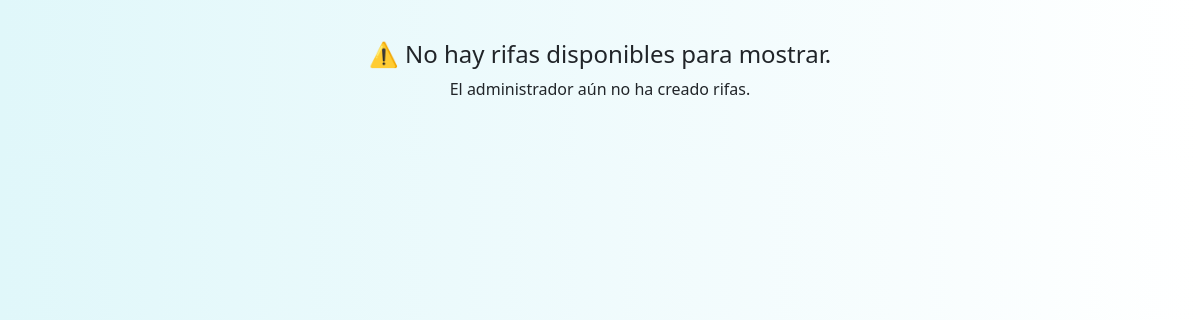
Page /admin/panel-compras-admin/Geicajoyas (signed in) on the earlier database version.
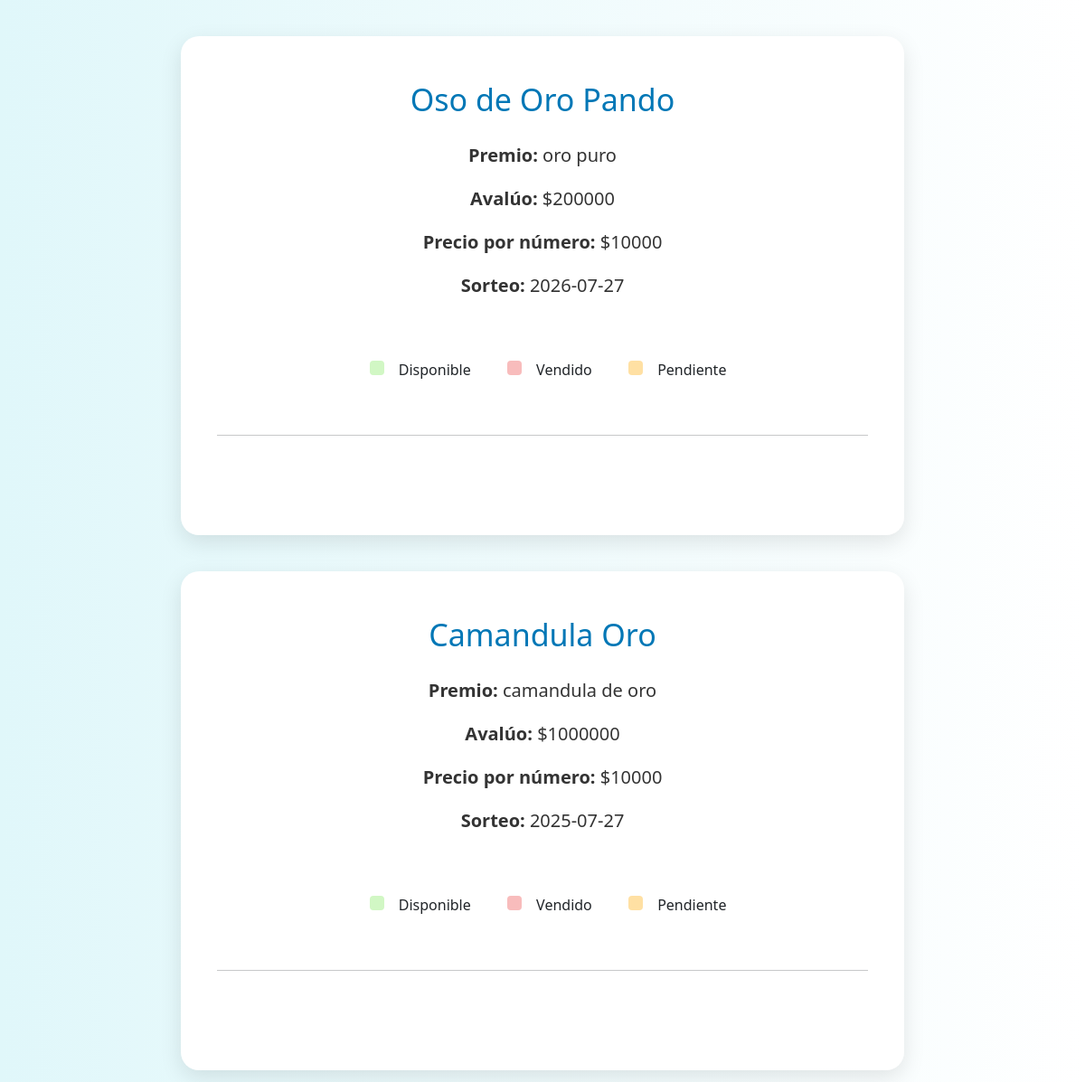
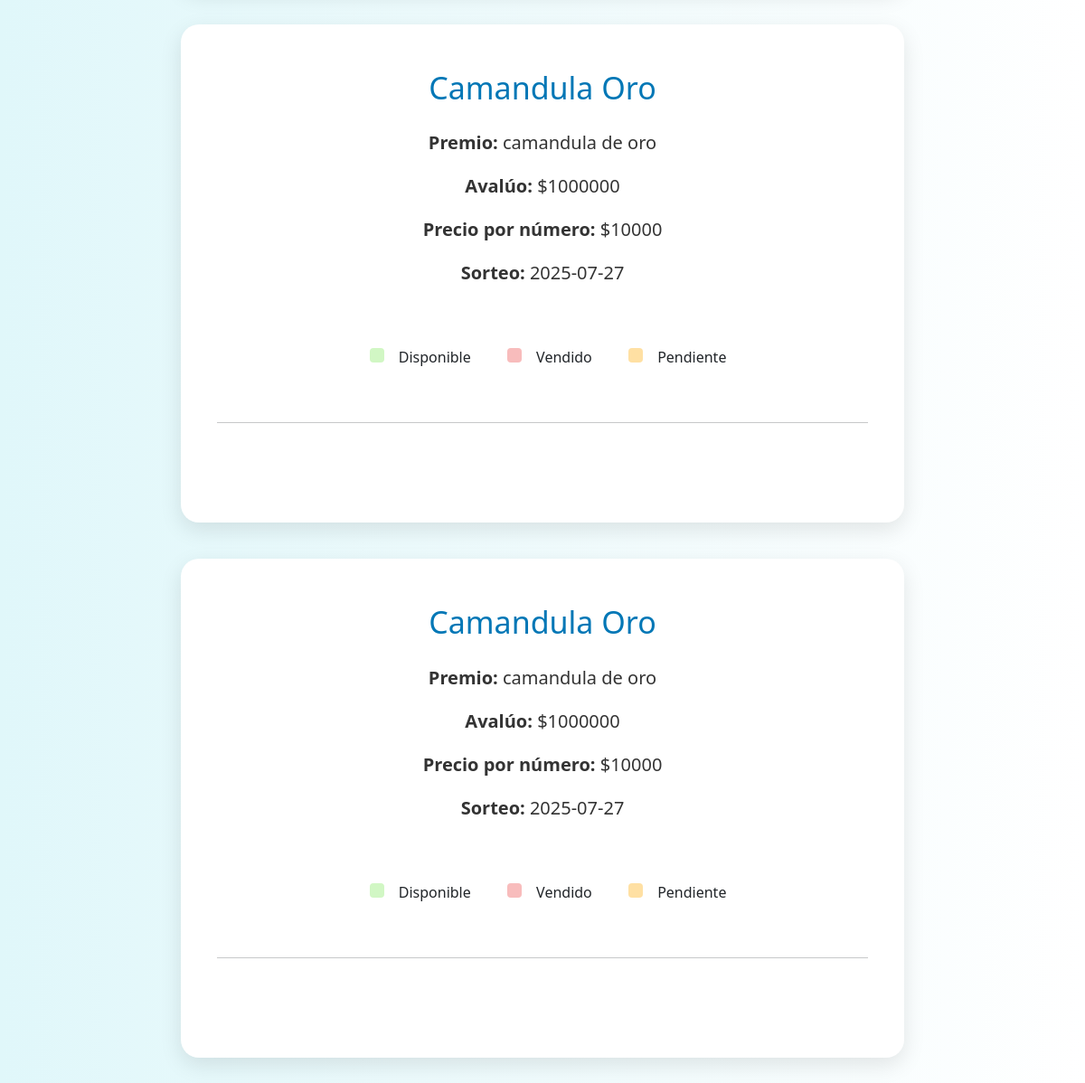
Same page on the later database version (2 pictures, top to bottom).
### tables this page shows
CREATE TABLE rifas (
    id INTEGER PRIMARY KEY AUTOINCREMENT,
    negocio_id INTEGER,
    nombre_rifa TEXT,
    descripcion TEXT,
    avaluo_premio INTEGER,
    cifras INTEGER,
    cantidad_numeros INTEGER,
    precio_numero INTEGER,
    fecha_sorteo TEXT,
    numero_ganador TEXT,
    estado TEXT DEFAULT 'activa',
    fecha_creacion TEXT,
    loteria TEXT,
    slug TEXT UNIQUE,
    FOREIGN KEY (negocio_id) REFERENCES negocio(id)
);

### routes/admin_routes.py (the view)
@admin_routes.route('/panel-compras-admin/<slug>')
def panel_compras_admin(slug):
    from datetime import datetime
    fecha_actual = datetime.now().date().isoformat()  # ✅ Primero se define antes de usarse
    conn = obtener_conexion()
    conn.row_factory = sqlite3.Row
    cursor = conn.cursor()
    cursor.execute("SELECT * FROM negocio WHERE slug = ?", (slug,))
    negocio = cursor.fetchone()
    if not negocio:
        flash("⚠️ No se encontraron datos del negocio.")
        return redirect(url_for('admin.dashboard'))
    cursor.execute("""
        SELECT rifas.*
        FROM rifas
        WHERE rifas.negocio_id = ? AND DATE(rifas.fecha_sorteo) >= DATE(?)
        ORDER BY rifas.fecha_creacion DESC
    """, (negocio['id'], fecha_actual))
    rifas = cursor.fetchall()
    numeros_por_rifa = {}
    for rifa in rifas:
        cursor.execute("SELECT * FROM numeros_rifa WHERE rifa_id = ?", (rifa['id'],))
        numeros_por_rifa[rifa['id']] = cursor.fetchall()
    conn.close()
    return render_template(
        'ver_rifa_comprador.html',
        rifas=rifas,
        numeros_por_rifa=numeros_por_rifa,
        negocio=negocio,
        fecha_actual=fecha_actual,
        admin=True
    )

### database/conexion.py (called while the page is built)
def obtener_conexion():
    conexion = sqlite3.connect(DATABASE_NAME)
    conexion.row_factory = sqlite3.Row  # Esto sí lo acepta SQLite
    return conexion

### templates/ver_rifa_comprador.html (shortened to what this page needs)
<!DOCTYPE html>
<html lang="es">
<head>
<link href="https://cdn.jsdelivr.net/npm/bootstrap@5.3.0/dist/css/bootstrap.min.css" rel="stylesheet"/>
</head>
<body>
  {% if rifas %}
  {% set rifas_activas = rifas | selectattr('fecha_sorteo', '>=', fecha_actual) | list %}
  {% if rifas_activas %}
    {% for rifa in rifas_activas %}
      <div class="contenedor">
        <h2>{{ rifa['nombre_rifa'] }}</h2>
        <div class="info">
          <p><strong>Premio:</strong> {{ rifa['descripcion'] }}</p>
          <p><strong>Avalúo:</strong> ${{ rifa['avaluo_premio'] }}</p>
          <p><strong>Precio por número:</strong> ${{ rifa['precio_numero'] }}</p>
          <p><strong>Sorteo:</strong> {{ rifa['fecha_sorteo'] }}</p>
        </div>
        <div class="leyenda">
          <p>
            <span><span class="color-box disponible-box"></span> Disponible</span>
            <span><span class="color-box vendido-box"></span> Vendido</span>
            <span><span class="color-box pendiente-box"></span> Pendiente</span>
          </p>
        </div>
        <hr style="margin: 60px 0;"/>
      </div>
    {% endfor %}
  {% else %}
    <div style="text-align: center; padding: 40px;">
      <h4>⚠️ No hay rifas activas en este momento.</h4>
      <p>Regresa más tarde o contacta al administrador.</p>
    </div>
  {% endif %}
{% else %}
  <div style="text-align: center; padding: 40px;">
    <h4>⚠️ No hay rifas disponibles para mostrar.</h4>
    <p>El administrador aún no ha creado rifas.</p>
  </div>
{% endif %}
</body>
</html>

Differences in the rows shown:
added rifas: nombre_rifa "Oso de Oro Pando", descripcion "oro puro", avaluo_premio "200000", precio_numero "10000", fecha_sorteo "2026-07-27"
added rifas: nombre_rifa "Camandula Oro", descripcion "camandula de oro", avaluo_premio "1000000", precio_numero "10000", fecha_sorteo "2025-07-27"
added rifas: nombre_rifa "Camandula Oro", descripcion "camandula de oro", avaluo_premio "1000000", precio_numero "10000", fecha_sorteo "2025-07-27"
added rifas: nombre_rifa "Camandula Oro", descripcion "camandula de oro", avaluo_premio "1000000", precio_numero "10000", fecha_sorteo "2025-07-27"
Other differences:
text no longer shown: "⚠️ No hay rifas disponibles para mostrar. El administrador aún no ha creado rifas."
